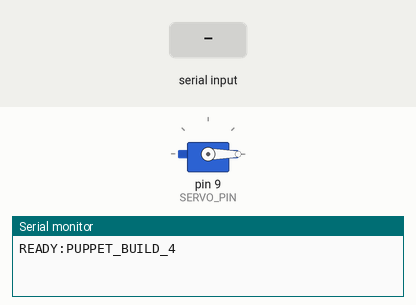
Simulated run of this sketch. Board: Arduino Mega 2560, built with avr-gcc and run on an emulated ATmega2560. Parts: servo, the last lines printed to the serial monitor. Inputs (shaded band) come from the test bench.

Above: at 1.2 s.
1.3 s: "B90\n" received over Serial
At 2.06 s:
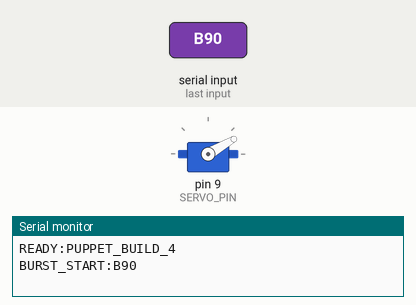
At 2.7 s:
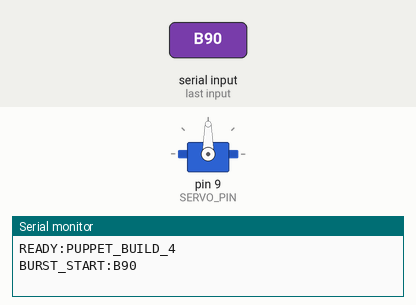
4.3 s: byte 87 ('W') received over Serial
At 4.8 s:
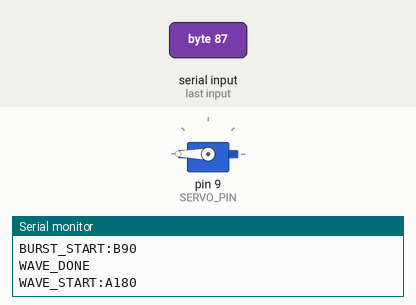
Timing chart, 0 to 7.3 s (numbered marks = the images above; inputs shaded):
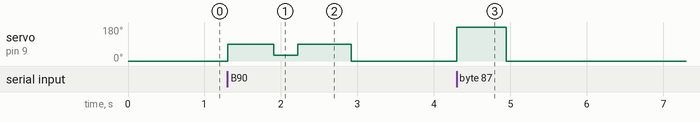

The sketch:

PUPPET_BUILD.ino
```cpp
#include <Servo.h>

// ============================================================
// PUPPET EXHIBITION BUILD 5 package / BUILD 4-compatible firmware
// One servo on Arduino Mega D9, powered by the external 5V supply.
// External supply GND must also connect to Arduino GND.
//
// Python sends one line per response:
//   A180
//   A156
//   A120
//   B180  (one deliberately dramatic second-wind double hit)
//   R     (immediate reset to 0 degrees)
//   V     (return firmware identity for Python verification)
//
// W, T, w or t can still be used as a full 180-degree manual test.
// ============================================================

Servo puppetServo;

const byte SERVO_PIN = 9;
const int REST_ANGLE = 0;
const int FULL_LIFT_ANGLE = 180;
// Keep this identity stable so an already-working BUILD 4 upload remains
// compatible with the new Python interface. The servo signal stays on D9.
const char FIRMWARE_ID[] = "PUPPET_BUILD_4";

// Keep the same tested action timings.
const unsigned long LIFT_HOLD_MS = 650;
const unsigned long RETURN_HOLD_MS = 500;

// The burst happens only once in each ten-response audience cycle. It snaps
// high, drops briefly, snaps high again, then returns to rest. All timings are
// non-blocking so Python can still read the physical motion state.
const int BURST_DIP_ANGLE = 30;
const unsigned long BURST_FIRST_HIGH_MS = 600;
const unsigned long BURST_DIP_MS = 320;
const unsigned long BURST_SECOND_HIGH_MS = 700;


enum MotionState {
  IDLE,
  HOLDING_LIFT,
  HOLDING_RETURN,
  BURST_FIRST_HIGH,
  BURST_DIP,
  BURST_SECOND_HIGH
};

MotionState motionState = IDLE;
unsigned long stateStartTime = 0;
int activeLiftAngle = FULL_LIFT_ANGLE;

// Buffer for commands such as A156 followed by a newline.
char commandBuffer[8];
byte commandLength = 0;


void startWave(int requestedAngle) {
  if (motionState != IDLE) {
    Serial.println("BUSY");
    return;
  }

  activeLiftAngle = constrain(requestedAngle, 0, 180);

  Serial.print("WAVE_START:A");
  Serial.println(activeLiftAngle);

  // The movement begins immediately. There is no delay before this write.
  puppetServo.write(activeLiftAngle);
  stateStartTime = millis();
  motionState = HOLDING_LIFT;
}


void startBurst(int requestedAngle) {
  if (motionState != IDLE) {
    Serial.println("BUSY");
    return;
  }

  activeLiftAngle = constrain(requestedAngle, 0, 180);

  Serial.print("BURST_START:B");
  Serial.println(activeLiftAngle);

  puppetServo.write(activeLiftAngle);
  stateStartTime = millis();
  motionState = BURST_FIRST_HIGH;
}


void resetMotion() {
  puppetServo.write(REST_ANGLE);
  activeLiftAngle = FULL_LIFT_ANGLE;
  stateStartTime = millis();
  motionState = IDLE;
  Serial.println("RESET_DONE");
}


void updateWave() {
  const unsigned long currentTime = millis();

  if (
    motionState == HOLDING_LIFT &&
    currentTime - stateStartTime >= LIFT_HOLD_MS
  ) {
    puppetServo.write(REST_ANGLE);
    stateStartTime = currentTime;
    motionState = HOLDING_RETURN;
  }
  else if (
    motionState == HOLDING_RETURN &&
    currentTime - stateStartTime >= RETURN_HOLD_MS
  ) {
    motionState = IDLE;
    Serial.println("WAVE_DONE");
  }
  else if (
    motionState == BURST_FIRST_HIGH &&
    currentTime - stateStartTime >= BURST_FIRST_HIGH_MS
  ) {
    puppetServo.write(BURST_DIP_ANGLE);
    stateStartTime = currentTime;
    motionState = BURST_DIP;
  }
  else if (
    motionState == BURST_DIP &&
    currentTime - stateStartTime >= BURST_DIP_MS
  ) {
    puppetServo.write(activeLiftAngle);
    stateStartTime = currentTime;
    motionState = BURST_SECOND_HIGH;
  }
  else if (
    motionState == BURST_SECOND_HIGH &&
    currentTime - stateStartTime >= BURST_SECOND_HIGH_MS
  ) {
    puppetServo.write(REST_ANGLE);
    stateStartTime = currentTime;
    motionState = HOLDING_RETURN;
  }
}


void processCommand() {
  commandBuffer[commandLength] = '\0';

  if (
    commandLength >= 2 &&
    (commandBuffer[0] == 'A' || commandBuffer[0] == 'a')
  ) {
    const int requestedAngle = atoi(commandBuffer + 1);
    startWave(requestedAngle);
  }
  else if (
    commandLength >= 2 &&
    (commandBuffer[0] == 'B' || commandBuffer[0] == 'b')
  ) {
    const int requestedAngle = atoi(commandBuffer + 1);
    startBurst(requestedAngle);
  }
  else if (
    commandLength == 1 &&
    (commandBuffer[0] == 'R' || commandBuffer[0] == 'r')
  ) {
    resetMotion();
  }
  else if (
    commandLength == 1 &&
    (commandBuffer[0] == 'V' || commandBuffer[0] == 'v')
  ) {
    Serial.print("FIRMWARE:");
    Serial.println(FIRMWARE_ID);
  }
  else if (
    commandLength == 1 &&
    (
      commandBuffer[0] == 'W' || commandBuffer[0] == 'w' ||
      commandBuffer[0] == 'T' || commandBuffer[0] == 't'
    )
  ) {
    startWave(FULL_LIFT_ANGLE);
  }

  commandLength = 0;
}


void readSerialCommands() {
  while (Serial.available() > 0) {
    const char incoming = Serial.read();

    if (incoming == '\n' || incoming == '\r') {
      if (commandLength > 0) {
        processCommand();
      }
      continue;
    }

    // A single W or T remains convenient in Arduino Serial Monitor even when
    // its line-ending setting is "No line ending".
    if (
      commandLength == 0 &&
      (incoming == 'W' || incoming == 'w' || incoming == 'T' || incoming == 't')
    ) {
      commandBuffer[0] = incoming;
      commandLength = 1;
      processCommand();
      continue;
    }

    if (commandLength < sizeof(commandBuffer) - 1) {
      commandBuffer[commandLength] = incoming;
      commandLength++;
    }
    else {
      // Discard an invalid overlong command safely.
      commandLength = 0;
    }
  }
}


void setup() {
  Serial.begin(9600);

  puppetServo.attach(SERVO_PIN);
  puppetServo.write(REST_ANGLE);

  // Python waits while the Arduino resets after opening the serial port, so
  // setup does not need a blocking delay here.
  Serial.print("READY:");
  Serial.println(FIRMWARE_ID);
}


void loop() {
  readSerialCommands();
  updateWave();
}
```

Measured:
- after the input at 1.3 s, servo on pin 9 (SERVO_PIN): 0° → 90° at once, → 30° 0.60 s later, → 90° 0.32 s later, → 0° 0.70 s later
- after the input at 4.3 s, servo on pin 9 (SERVO_PIN): 0° → 180° at once, → 0° 0.65 s later
